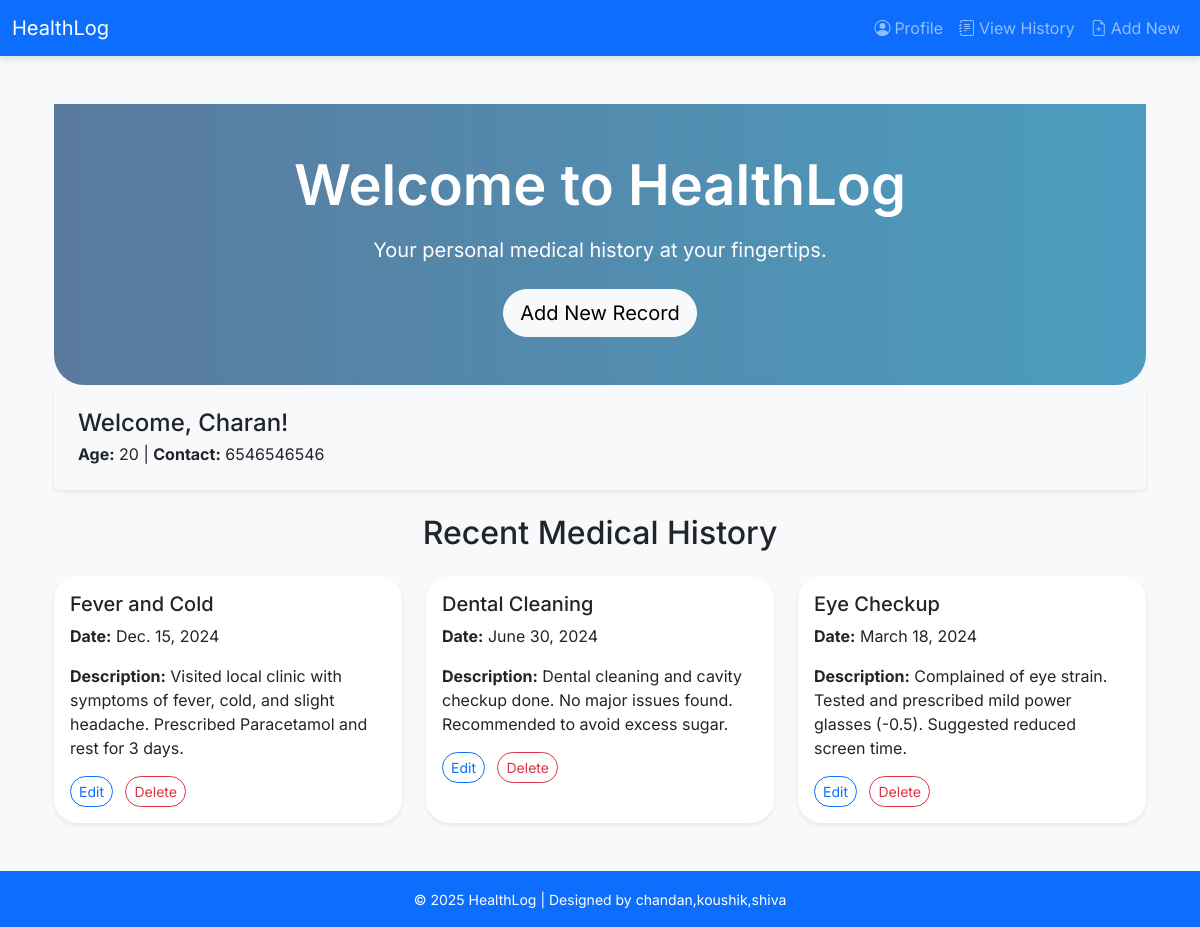
The page / on the database its author committed.
### medical_records/models.py (models this page shows, shortened)
class PersonalDetails(models.Model):
    name = models.CharField(max_length=100)
    age = models.IntegerField()
    gender = models.CharField(max_length=10)
    contact = models.CharField(max_length=15)

class MedicalHistory(models.Model):
    title = models.CharField(max_length=100)
    description = models.TextField()
    date = models.DateField()

### medical_records/views.py (the view)
# urls.py: path('', views.dashboard, name='dashboard'),
def dashboard(request):
    recent_records = MedicalHistory.objects.order_by('-date')[:5]
    profile = PersonalDetails.objects.first()
    return render(request, 'medical_records/dashboard.html', {
        'recent_records': recent_records,
        'profile': profile
    })

### medical_records/templates/medical_records/dashboard.html (shortened to what this page needs)
{% extends 'medical_records/base.html' %}
{% block content %}
<div class="container mt-5">
  <section class="hero bg-lightblue text-white text-center py-5">
    <div class="container">
      <h1 class="display-4 mb-3">Welcome to HealthLog</h1>
      <p class="lead mb-4">Your personal medical history at your fingertips.</p>
      <a href="{% url 'add_record' %}" class="btn btn-light btn-lg">Add New Record</a>
    </div>
  </section>
  {% if profile %}
    <div class="p-4 mb-4 bg-softgray rounded shadow-sm">
      <h4 class="text-darkblue mb-1">Welcome, {{ profile.name }}!</h4>
      <p class="mb-0"><strong>Age:</strong> {{ profile.age }} | <strong>Contact:</strong> {{ profile.contact }}</p>
    </div>
  {% endif %}
  <h2 class="mb-4 text-center text-darkblue">Recent Medical History</h2>
  {% if recent_records %}
    <div class="row row-cols-1 row-cols-md-2 row-cols-lg-3 g-4">
      {% for record in recent_records %}
        <div class="col">
          <div class="card h-100 shadow-sm border-0 hover-shadow">
            <div class="card-body">
              <h5 class="card-title text-dark">{{ record.title }}</h5>
<p class="card-text"><strong>Date:</strong> {{ record.date }}</p>
<p class="card-text"><strong>Description:</strong> {{ record.description }}</p>
<div class="mt-3">
  <a href="{% url 'edit_record' record.id %}" class="btn btn-sm btn-outline-primary me-2">Edit</a>
  <a href="{% url 'delete_record' record.id %}" class="btn btn-sm btn-outline-danger">Delete</a>
</div>
            </div>
          </div>
        </div>
      {% endfor %}
    </div>
  {% else %}
    <p class="text-muted text-center">No medical history records available yet.</p>
  {% endif %}
</div>
{% endblock %}

### medical_records/templates/medical_records/base.html (style rules this page uses)
.hero { background: linear-gradient(to right, #5A7A9D, #4B9DBF); color: white; padding: 80px 0; border-radius: 0 0 30px 30px; }
.hero h1 { font-weight: 600; font-size: 3.5rem; }
.hero p { font-size: 1.25rem; font-weight: 400; }
body { font-family: 'Inter', sans-serif; background-color: #f8f9fa; }
.card { border-radius: 1rem; box-shadow: 0 4px 12px rgba(0,0,0,0.1); }
.card { border-radius: 1.5rem; transition: transform 0.3s ease-in-out; }
.card-title { font-weight: 500; color: #343a40; }
.btn { border-radius: 25px; transition: background-color 0.3s ease; }

### rows shown on the page
PersonalDetails: name "Charan", age "20", contact "6546546546"
MedicalHistory: title "Fever and Cold", date "Dec. 15, 2024", description "Visited local clinic with symptoms of fever, cold, and slight headache. Prescribed Paracetamol and rest for 3 days."
MedicalHistory: title "Dental Cleaning", date "June 30, 2024", description "Dental cleaning and cavity checkup done. No major issues found. Recommended to avoid excess sugar."
MedicalHistory: title "Eye Checkup", date "March 18, 2024", description "Complained of eye strain. Tested and prescribed mild power glasses (-0.5). Suggested reduced screen time."
